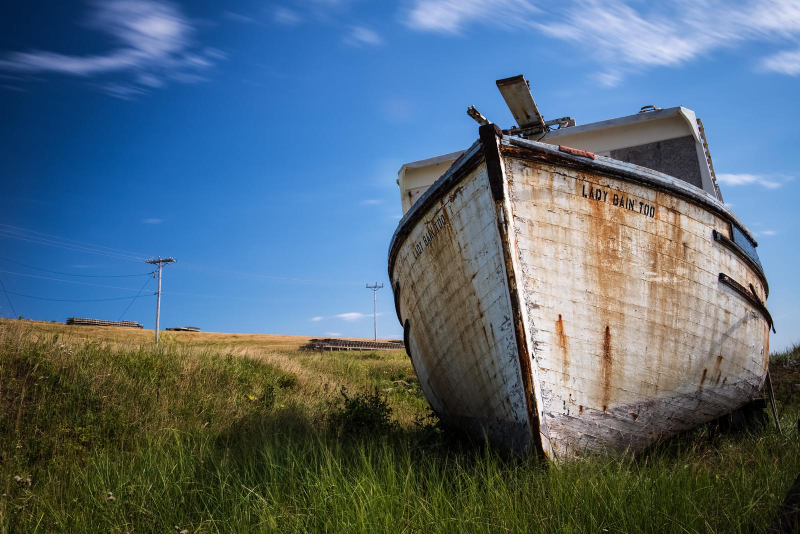
//> input picture SeamCarving/Testbild.jpg, 1600 x 1068 px (shown at 1/2 size)
$ ./SeamCarving   (built with g++ and OpenCV 4)
//> lines starting //> are read from the running program, lines starting //| are printed output that depends on the picture
### SeamCarving/SeamCarving.hpp
#pragma once
#include <iostream>
#include <filesystem>
#include <fstream>
#include <regex>
#include "opencv2/opencv.hpp"
using namespace cv;
using namespace std;

Mat seamCarving(Mat img, double ratioCols = 1., double ratioRows = 1.);
Mat seamCarving(Mat img,int newCols=0,int newRows=0);
Mat carve(Mat img, int newCols);
vector<int> findSeam(Mat& energy);
float energy(Mat& img, int x, int y);
Mat energyImage(Mat& img);
void energyImage(Mat& img, Mat& oldEnergyImg,vector<int>& seam);
void data(string destImagePath, string sourceImagePath, int imageSize);

### SeamCarving/SeamCarving.cpp
// SeamCarving.cpp : Diese Datei enthält die Funktion "main". Hier beginnt und endet die Ausführung des Programms.
//
#include "SeamCarving.hpp"

int main() {
    //Beispielprogramm
    Mat img = imread("Testbild.jpg");
//> img is the input picture: 1068 rows x 1600 cols, CV_8UC3; mean B, G, R 122, 106.2, 84.8
    if (img.empty()) return -1;
    Mat ausgabebild = seamCarving(img, 1550, 1068);
    imwrite("Testbild_gecarved.jpg", ausgabebild);
}

//Seamcarving mit keiner konkreten neuen Größenangabe für das Bild, sondern mit Prozentzahlen für die einzelnen Bildseiten
Mat seamCarving(Mat img,const double ratioCols,const double ratioRows){
    return seamCarving(img, (int)(ratioCols * img.cols), (int)(ratioRows * img.rows));
}
//Seamcarving mit neuen Größenangaben für beides Seiten des Bildes
Mat seamCarving(Mat img,int newCols,int newRows){

    if (newCols&&newCols<img.cols && newCols> 0) {
        img=carve(img, newCols);
    }
    if (newRows && newRows<img.rows && newRows> 0) {
        Mat transposeImg;
        transpose(img, transposeImg);
        transposeImg = carve(transposeImg, newRows);
        transpose(transposeImg, img);
    }

    return img;
}

//Vereinfachte Seamcarvingmethode, die nur die Spalten des Bildes reduziert
Mat carve(Mat img, int newCols){
    Mat energyImg = energyImage(img);
    // Wiederhole das Entfernen von Seams, bis die gewünschte Breite erreicht ist
    while (img.cols > newCols) {
        // Finde den Energiepfad mit dem geringsten Energiesumme
        vector<int> seam = findSeam(energyImg);
        // Entferne den gefundenen Pfad aus dem Bild
        Mat img2(img.rows, img.cols - 1, CV_8UC3);
        Mat energyImg2(img.rows, img.cols - 1, CV_32F);
        int k = 0;
        for (int x = 0; x < img.rows; x++) {
            int ynew = 0;
            for (int y = 0; y < img.cols; y++) {
                if (y != seam[x]) {
                    img2.at<Vec3b>(x, ynew) = img.at<Vec3b>(x, y);
                    energyImg2.at<float>(x, ynew) = energyImg.at<float>(x, y);
                    ynew++;
                }
            }
        }
        img = img2;
        energyImage(img, energyImg2, seam);
        energyImg = energyImg2;
    }
    return img;
}

// Funktion zum Finden des Energiepfads mit der geringsten Energiesumme
vector<int> findSeam(Mat& energy) {
    int rows = energy.rows;
    int cols = energy.cols;

    // Matrix für die Energie
    Mat dist(rows, cols, CV_32F);
    dist.setTo(numeric_limits<float>::max());
    energy.row(0).copyTo(dist.row(0));
    // Matrix für die Vorgänger des Energiepfads
    Mat prev(rows, cols, CV_32S);
    for (int j = 0; j < cols; j++) {
            prev.at<int>(0, j) = j;
    }
    // Dynamic Programming, um den Energiepfad zu finden
    for (int i = 1; i < rows; i++) {
        for (int j = 0; j < cols; j++) {
            dist.at<float>(i, j) = dist.at<float>(i - 1, j) + energy.at<float>(i, j);
            prev.at<int>(i, j) = j;
            if (j > 0) {
                if (dist.at<float>(i, j) > dist.at<float>(i - 1, j - 1) + energy.at<float>(i, j)) {
                    dist.at<float>(i, j) = dist.at<float>(i - 1, j - 1) + energy.at<float>(i, j);
                    prev.at<int>(i, j) = j - 1;
                }
            }
            if (j < cols - 1) {
                if (dist.at<float>(i, j) > dist.at<float>(i - 1, j + 1) + energy.at<float>(i, j)) {
                    dist.at<float>(i, j) = dist.at<float>(i - 1, j + 1) + energy.at<float>(i, j);
                    prev.at<int>(i, j) = j + 1;
                }
            }
        }
    }

    // Finden des minimalen Energiepfads
    int minRow = 0;
    float minDist = dist.at<float>(rows - 1, 0);
    for (int j = 1; j < cols; j++) {
        if (dist.at<float>(rows - 1, j) < minDist) {
            minDist = dist.at<float>(rows - 1, j);
            minRow = j;
        }
    }

    // Erstellen des Energiepfads
    vector<int> seam(rows);
    seam[rows - 1] = minRow;
    for (int i = rows - 2; i >= 0; i--) {
        seam[i] = prev.at<int>(i + 1, seam[i + 1]);
    }

    return seam;
}

//Erstellen eines komplett neuen Energiebilds
Mat energyImage(Mat& img) {
    //Vorbereitungen für die Energieberechnung
    Mat grayimg(img.rows, img.cols, CV_8UC1);
    Mat grayimgborder(img.rows + 2, img.cols + 2, CV_8UC1);
    cvtColor(img, grayimg, cv::COLOR_RGB2GRAY);
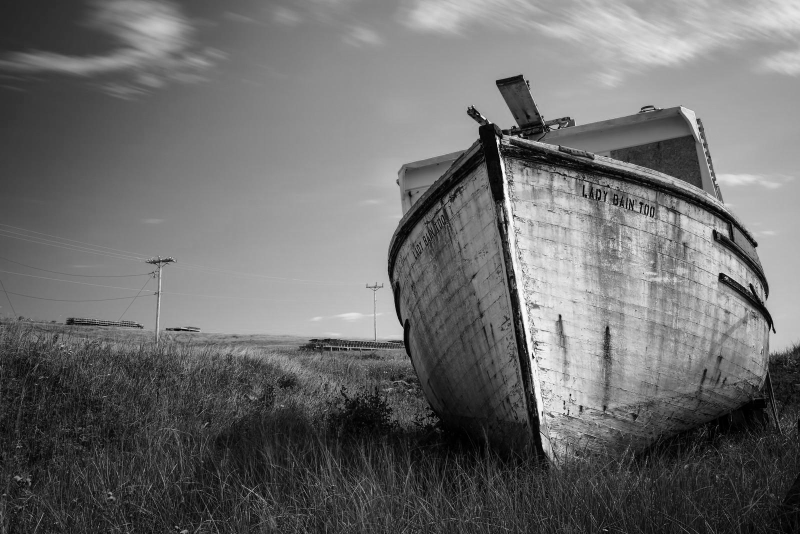
//> grayimg: 1068 rows x 1600 cols, CV_8UC1 (shown at 1/2 size); min 0, max 255, mean 108.5
    copyMakeBorder(grayimg, grayimgborder, 1, 1, 1, 1, BORDER_REPLICATE);
    Mat energyImg(img.rows, img.cols, CV_32F);

    //Energieberechnung für jeden Pixel
    for (int x = 0; x < img.rows; x++) {
        for (int y = 0; y < img.cols; y++) {
            energyImg.at<float>(x, y) = energy(grayimgborder, x + 1, y + 1);
        }
    }
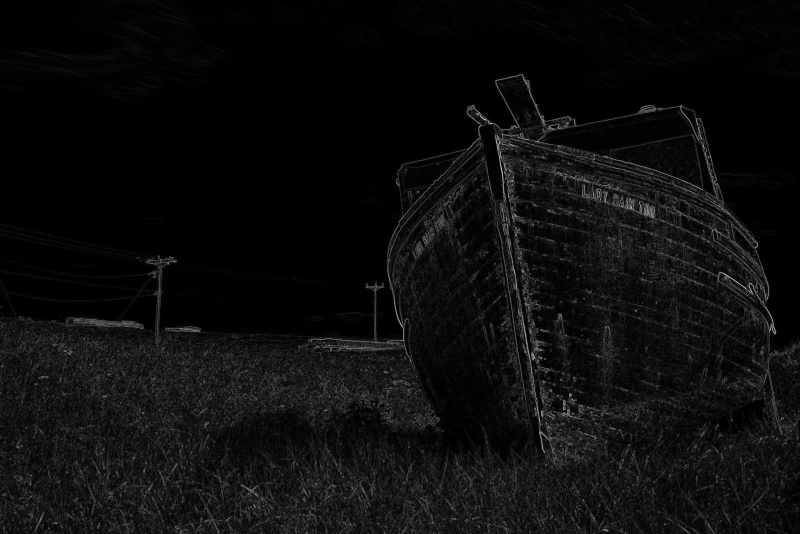
//> energyImg: 1068 rows x 1600 cols, CV_32FC1 (shown at 1/2 size); min 0, max 1332, mean 69.5; drawn with min black and max white
//> after the loop in carve, `while (img.cols > newCols)`:
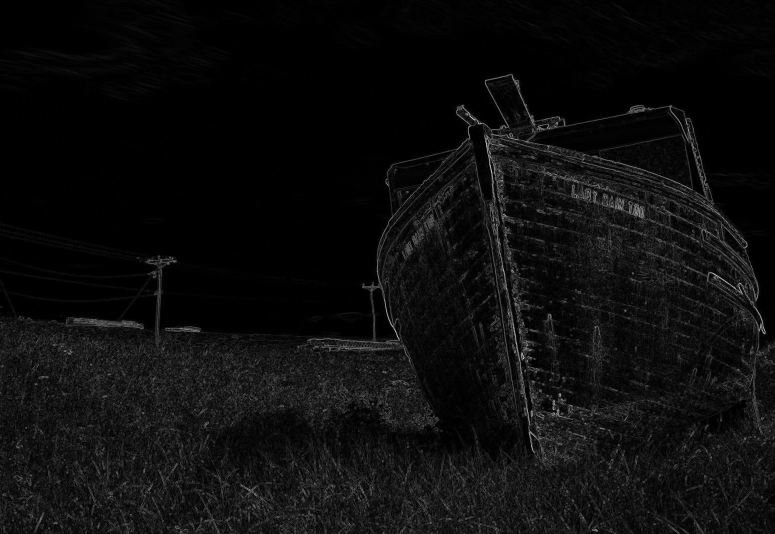
//> energyImg: 1068 rows x 1550 cols, CV_32FC1 (shown at 1/2 size); min 0, max 1332, mean 71; drawn with min black and max white
//> after the loop in carve, `while (img.cols > newCols)`:
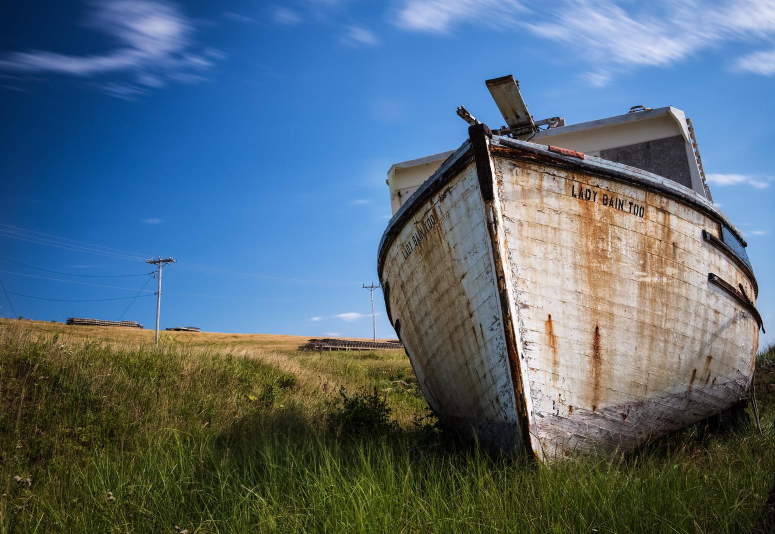
//> img: 1068 rows x 1550 cols, CV_8UC3 (shown at 1/2 size); mean B, G, R 121.2, 105.9, 84.9
    return energyImg;
}

//Altualisieren eines bestehenden Energiebilds
void energyImage(Mat& img, Mat& oldEnergyImg, vector<int>& seam){
    //Vorbereitungen für die Energieberechnung
    Mat grayimg(img.rows, img.cols, CV_8UC1);
    Mat grayimgborder(img.rows + 2, img.cols + 2, CV_8UC1);
    cvtColor(img, grayimg, cv::COLOR_RGB2GRAY);
    copyMakeBorder(grayimg, grayimgborder, 1, 1, 1, 1, BORDER_REPLICATE);

    //Neuberechnung für die Pixel bei denen sich potentiell die Energie geändert hat
    for (int x = 0; x < img.rows;++x) {
        for (int y = max(0, seam[x] - 2); y < min(img.cols, seam[x] + 2); y++) {
            oldEnergyImg.at<float>(x,y)= energy(grayimgborder, x + 1, y + 1);
        }
    }
}

//Energieberechnung eines Pixel mittels des Sobel-Operators
float energy(Mat& img, int x, int y) {
    float gradX = (float)img.at<uchar>(x + 1, y+1) - (float)img.at<uchar>(x - 1, y+1);
    gradX += 2.f*img.at<uchar>(x + 1, y) - 2.f*img.at<uchar>(x - 1, y);
    gradX += (float)img.at<uchar>(x + 1, y-1) - (float)img.at<uchar>(x - 1, y-1);

    float gradY = (float)img.at<uchar>(x + 1, y + 1) - (float)img.at<uchar>(x + 1, y-1);
    gradY += 2.f * img.at<uchar>(x , y+1) - 2.f * img.at<uchar>(x , y-1);
    gradY += (float)img.at<uchar>(x - 1, y +1) - (float)img.at<uchar>(x - 1, y - 1);

    return abs(gradX) + abs(gradY);
}

//Methode für die Datenvorbereitung wie in Abschnitt 2.2 in Ausarbeitung beschrieben
//Skaliert alle Bilder aus dem sourceImagePath auf ImageSize x ImgageSize und speichert es im destImagePath
//in der Ausarbeitung war Imagesize 200
// [56 lines left out: function data, not called in this run]
